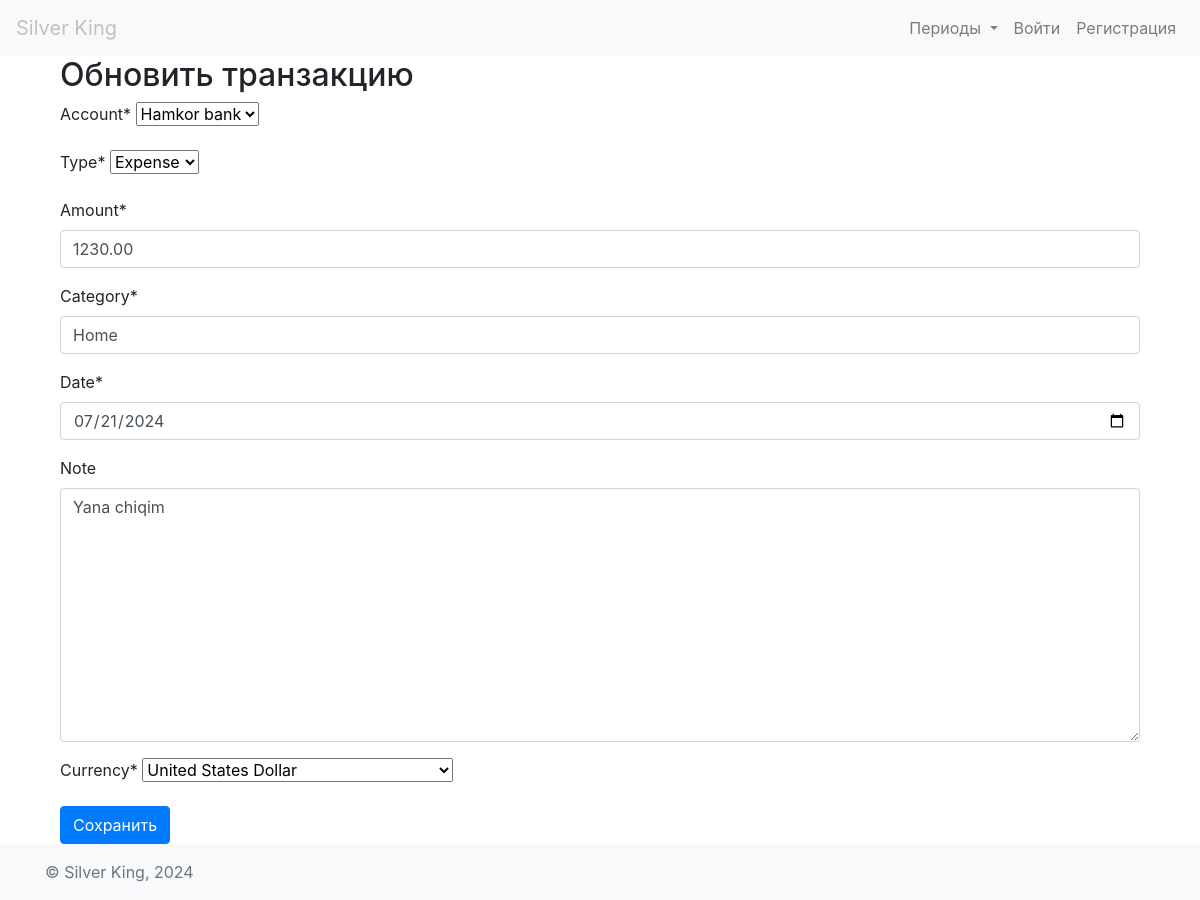
The page /transactions/update/2/ on the database its author committed.
### money_management/models.py (models this page shows, shortened)
class Transaction(models.Model):
    ACCOUNT_TYPES = [
        ('income', 'Income'),
        ('expense', 'Expense'),
    ]
    account = models.ForeignKey(Account, on_delete=models.CASCADE)
    type = models.CharField(max_length=10, choices=ACCOUNT_TYPES)
    amount = models.DecimalField(max_digits=30, decimal_places=2)
    category = models.CharField(max_length=100)
    date = models.DateField()
    note = models.TextField(blank=True, null=True)
    previous_balance = models.DecimalField(max_digits=30, decimal_places=2, default=0)
    current_balance = models.DecimalField(max_digits=30, decimal_places=2, default=0)
    created_at = models.DateTimeField(auto_now_add=True)
    updated_at = models.DateTimeField(auto_now=True)

### money_management/views.py (the view)
# urls.py: path('update/<int:pk>/', update_transaction, name='update_transaction'),
def update_transaction(request, pk):
    transaction = get_object_or_404(Transaction, pk=pk)
    if request.method == 'POST':
        form = TransactionForm(request.POST, instance=transaction)
        if form.is_valid():
            form.save()
            return redirect('money_management:index')
    else:
        form = TransactionForm(instance=transaction)
    return render(request, 'money_management/update_transaction.html', {'form': form})

### money_management/forms.py
class TransactionForm(forms.ModelForm):
    currency = forms.ChoiceField(choices=CURRENCY_CHOICES, initial='USD', label='Currency')
    class Meta:
        model = Transaction
        fields = ['account', 'type', 'amount', 'category', 'date', 'note', 'currency']
        widgets = {
            'date': forms.DateInput(attrs={'type': 'date'}),
        }

### money_management/models.py (called while the page is built)
    def __str__(self):
        return self.name

### templates/money_management/update_transaction.html (shortened to what this page needs)
{% extends 'base.html' %}
{% load crispy_forms_tags %}
{% block content %}
    <div class="container">
        <h2>Обновить транзакцию</h2>
        <form method="POST">
            {{ form|crispy }}
            <button type="submit" class="btn btn-primary">Сохранить</button>
        </form>
    </div>
{% endblock %}

### rows shown on the page
Transaction: account "Hamkor bank", type "Expense", amount "1230.00", category "Home", date "07/21/2024", note "Yana chiqim"
